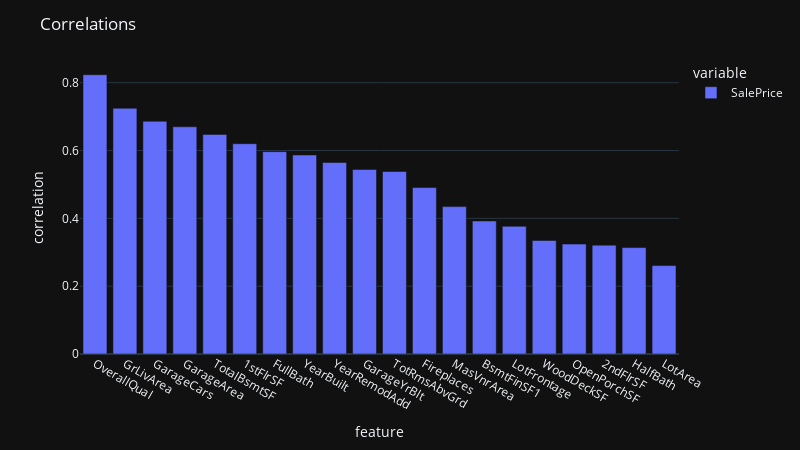

This figure's notebook cell:
### Code cell
# check the highest corrs
corrs = train.corr()['SalePrice'].sort_values(ascending=False)[1:21]
px.bar(corrs).update_layout(
    xaxis_title='feature', yaxis_title='correlation', title='Correlations')

### Figure 1 — Plotly figure (JSON) as saved in the notebook; plotly's stock layout.template omitted (floating-point values rounded to 4 significant figures)
{"data": [{"alignmentgroup": "True", "hovertemplate": "variable=SalePrice<br>index=%{x}<br>value=%{y}<extra></extra>", "legendgroup": "SalePrice", "marker": {"color": "#636efa", "pattern": {"shape": ""}}, "name": "SalePrice", "offsetgroup": "SalePrice", "orientation": "v", "showlegend": true, "textposition": "auto", "type": "bar", "x": ["OverallQual", "GrLivArea", "GarageCars", "GarageArea", "TotalBsmtSF", "1stFlrSF", "FullBath", "YearBuilt", "YearRemodAdd", "GarageYrBlt", "TotRmsAbvGrd", "Fireplaces", "MasVnrArea", "BsmtFinSF1", "LotFrontage", "WoodDeckSF", "OpenPorchSF", "2ndFlrSF", "HalfBath", "LotArea"], "xaxis": "x", "y": [0.8236, 0.7248, 0.6863, 0.67, 0.6475, 0.6201, 0.5967, 0.5869, 0.5647, 0.5442, 0.5381, 0.4908, 0.4346, 0.3923, 0.3766, 0.3348, 0.3242, 0.321, 0.3139, 0.2608], "yaxis": "y"}], "layout": {"barmode": "relative", "height": 450, "legend": {"title": {"text": "variable"}, "tracegroupgap": 0}, "margin": {"t": 60}, "title": {"text": "Correlations"}, "width": 800, "xaxis": {"anchor": "y", "domain": [0, 1], "title": {"text": "feature"}}, "yaxis": {"anchor": "x", "domain": [0, 1], "title": {"text": "correlation"}}}}
